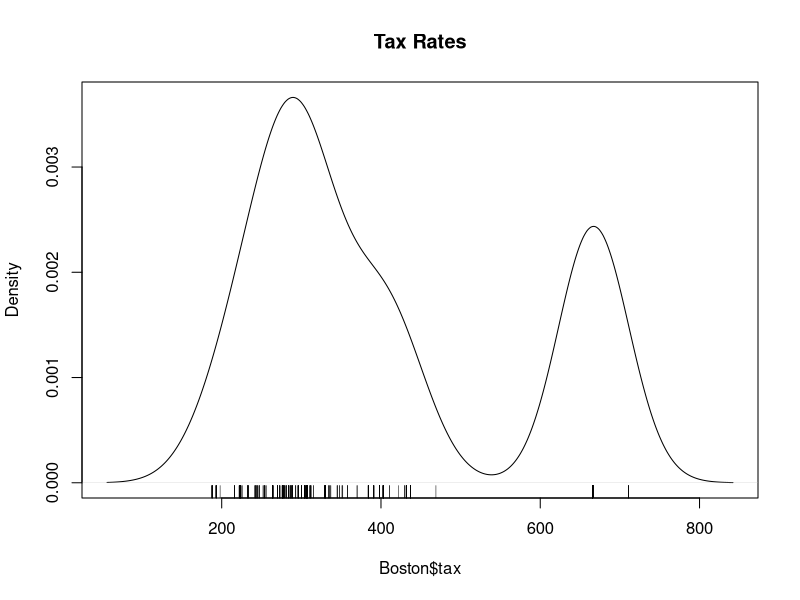
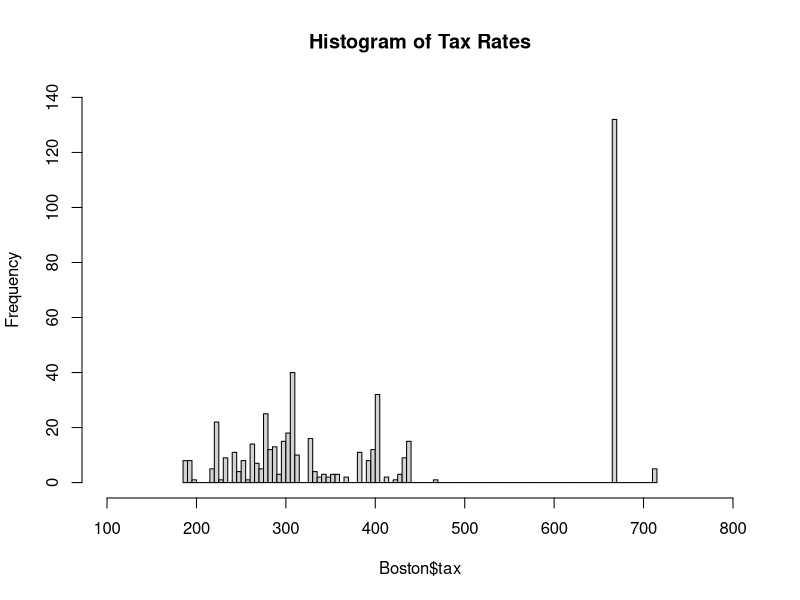
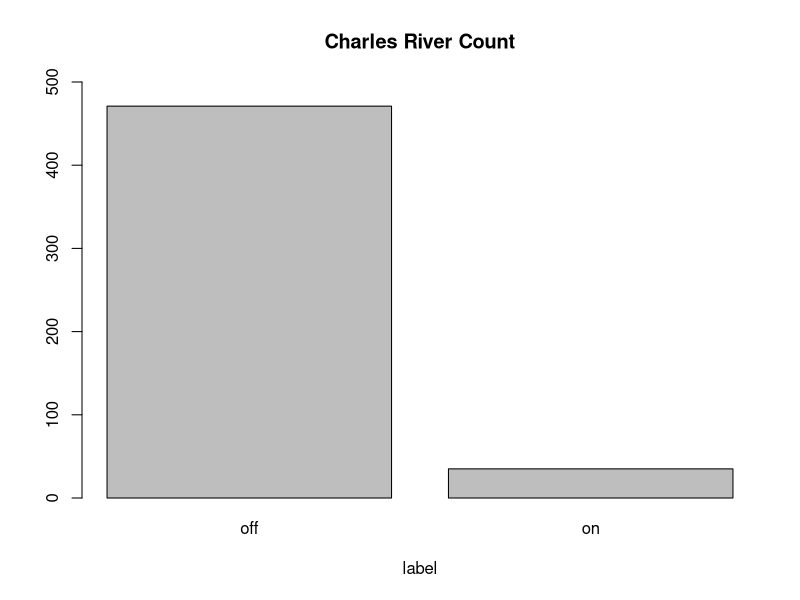
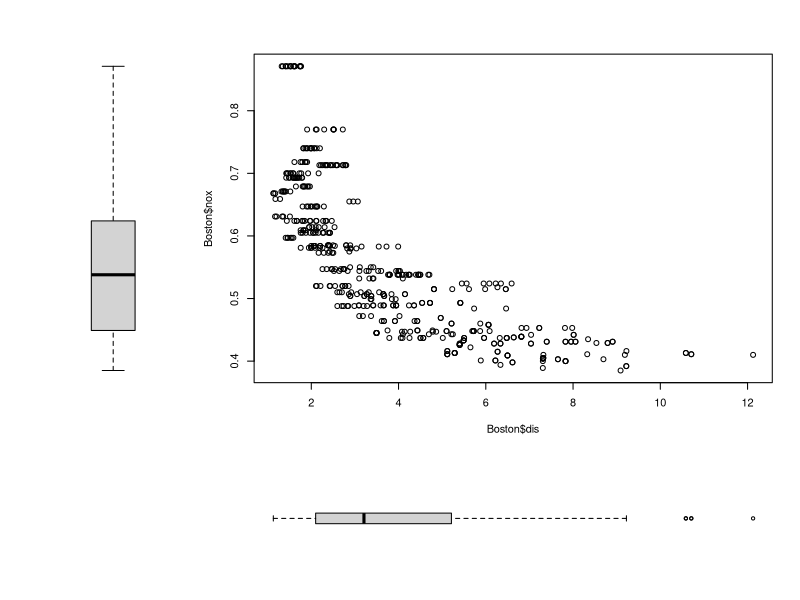
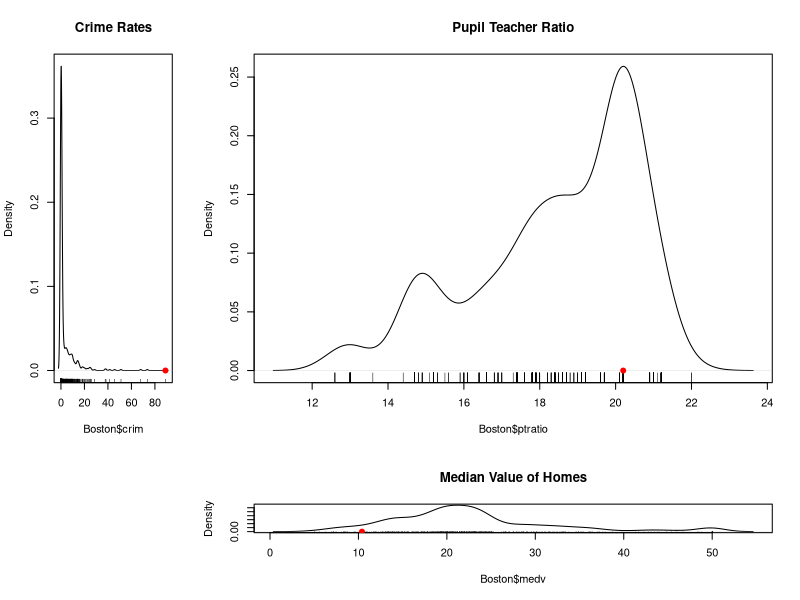

The R script that drew these images, in order:
## ---- chunk 1
require("MASS")
## ---- chunk 2
Boston$chas = factor(Boston$chas, levels = c(0, 1), labels = c("off", "on"))
## ---- chunk 3
b=Boston
n.rows=dim(b)[1]
cat(sep = "", "The number of rows are ", n.rows, "\n")
n.cols=length(b)
cat(sep = "", "The number of columns are ", n.cols, "\n")
## ---- chunk 4
plot(density(Boston$tax),xlab='Boston$tax',main = "Tax Rates")
rug(Boston$tax)
## ---- chunk 5
hist(Boston$tax,breaks=100,freq=TRUE,main = "Histogram of Tax Rates",ylim = c(0, 140), xlim = c(100, 800))
## ---- chunk 6
max = length(which(Boston$tax == max(Boston$tax)))
cat(sep = "", "There occurs ", max, " times the maxium value ",max(Boston$tax), 
    " in this histogram.", "\n")
second = sort(Boston$tax, TRUE)[max + 1]
secondcount = length(which(Boston$tax == second))
cat(sep = "", "There occurs ", secondcount, " times the second highest value ", 
    second, " in this histogram.", "\n")
## ---- chunk 7
counts = table(Boston$chas)
barplot(counts, main = "Charles River Count", xlab="label",ylim = c(0,500))
## ---- chunk 8
neighborhoods = length(which(Boston$chas == "on"))
cat(sep = "", "There are ", neighborhoods, " neighborhoods on the Charles river.", "\n")
## ---- chunk 9
layout(matrix(data=c(1, 3, 3, 3, 1, 3, 3, 3, 1, 3, 3, 3, 0, 2, 2, 2), nrow=4, ncol=4, byrow=TRUE))
boxplot(x=Boston$nox,axes=FALSE)
boxplot(x=Boston$dis,axes=FALSE,horizontal = TRUE)
plot(Boston$dis,Boston$nox)
## ---- chunk 10
r=which(Boston$crim==max(Boston$crim), arr.ind=TRUE)
plot(density(Boston$crim),xlab='Boston$crim',main = "Crime Rates")
rug(Boston$crim)
points(max(Boston$crim),0,col='red',pch = 19)
plot(density(Boston$medv),xlab='Boston$medv',main = "Median Value of Homes")
rug(Boston$medv)
points(Boston$medv[r], 0,col='red',pch = 19)
plot(density(Boston$ptratio),xlab='Boston$ptratio',main = "Pupil Teacher Ratio")
rug(Boston$ptratio)
points(Boston$ptratio[r], 0,col='red',pch = 19)
